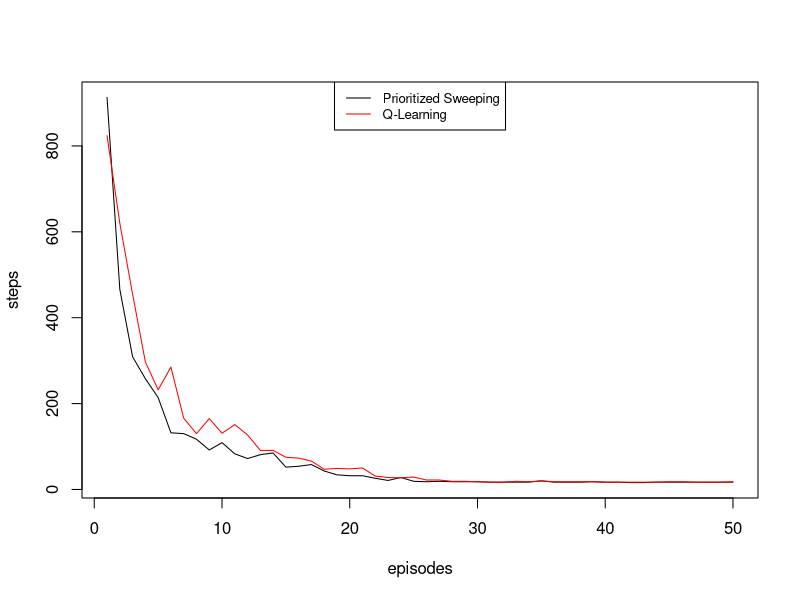

Generate this figure with R:
# number of steps taken in each of 50 episodes

#q
q = c(824, 620, 455, 297, 232, 285, 166, 130, 165, 131, 151, 127, 91, 91, 75, 73, 66, 47, 49, 48, 50, 31, 28, 27, 29, 22, 22, 19, 19, 18, 17, 17, 19, 18, 20, 18, 18, 18, 18, 17, 17, 17, 17, 17, 18, 18, 17, 17, 17, 18)

#dynaq
ps = c(913, 466, 309, 258, 214, 132, 130, 117, 92, 109, 83, 72, 81, 85, 52, 54, 58, 43, 34, 32, 32, 26, 21, 28, 19, 18, 19, 18, 18, 18, 17, 17, 17, 17, 20, 17, 17, 17, 18, 17, 17, 16, 16, 17, 17, 17, 17, 17, 17, 17)

# plot episodes vs number os steps
plot(ps, type="l", xlab="episodes", ylab="steps")
lines(q, col = "red")



legend("top", legend=c("Prioritized Sweeping", "Q-Learning"),col=c("black", "red"), lty=1, cex=0.8)
